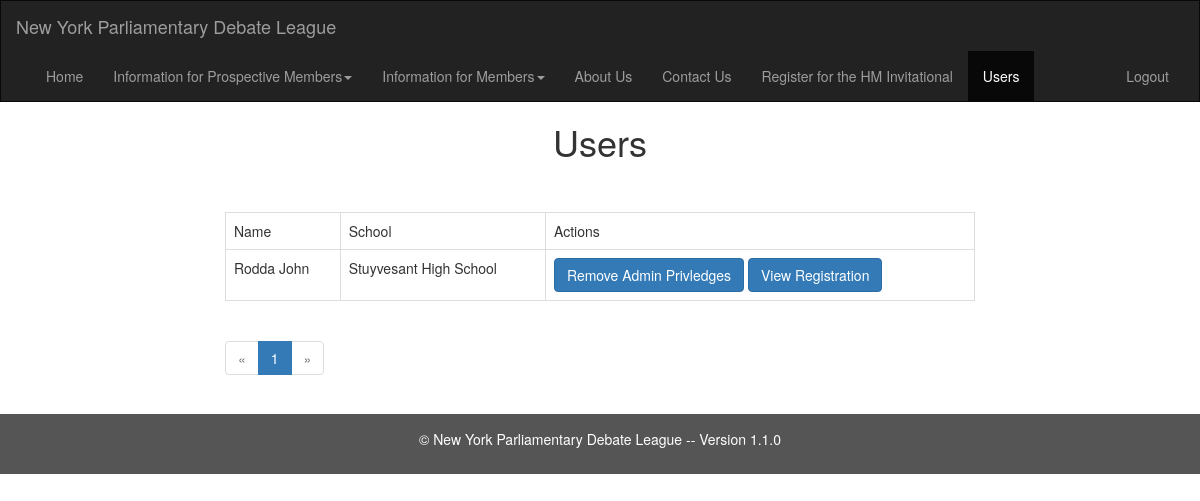
Screenshot of /users (signed in) with the database file from the repository.
### app/models.py (models this page shows, shortened)
class User(db.Model):
    id = db.Column(db.Integer, primary_key = True)
    fname = db.Column(db.String(128), index = True, unique = False)
    lname = db.Column(db.String(128), index = True, unique = False)
    username = db.Column(db.String(128), index = True, unique = True)
    password = db.Column(db.String(1024), index = True, unique = False)
    email = db.Column(db.String(128), index = True, unique = False)
    school = db.Column(db.String(128), index = True, unique = False)
    permissions = db.Column(db.String(1024), index = True, unique = False)
    registrations = db.relationship('Registration', backref='user', lazy = 'dynamic')
    def check_permission(self, permission):
        contains_permission = False
        for p in self.permissions.split(','):
            contains_permission = contains_permission or (p == permission)
        return contains_permission

### app/views.py (the view)
@app.route('/users', methods = ['GET'])
@app.route('/users/<int:page>', methods=['GET'])
def users(page = 1):
    user = models.User.query.filter_by(username = session['username']).first()
    if not user:
        flash('There was an authentication error')
        return redirect('login')
    if not user.check_permission('admin'):
        flash('You do not have permission to view this page')
        return redirect('login')
    users = models.User.query.paginate(page, app.config['ELEMENTS_PER_PAGE'], False)
    return render_template('users.html', user = user, users = users)

### app/templates/users.html (shortened to what this page needs)
{% extends "base.html" %}
{% set active_page = "users" %}
{% block content %}
  <div class="col-sm-2"></div>
  <div class="col-sm-8">
    <center>
      <h1>Users</h1>
    </center>
    <br>
    <br>
    <table class="table table-bordered">
      <tr>
	<td>Name</td>
	<td>School</td>
	<td>Actions</td>
      </tr>
      {% for u in users.items %}
	<tr>
	  <td>{{ u.fname }} {{ u.lname }}</td>
	  <td>{{ u.school }}</td>
	  <td>
	    <a class="btn btn-primary" href="{{ url_for('toggle_admin', username = u.username) }}">{% if u.check_permission('admin') %}Remove Admin Privledges{% else %}Make Admin{% endif %}</a>
	    <a class="btn btn-primary" href="{{ url_for('admin_view_registration', username = u.username) }}">View Registration</a>
	  </td>
      {% endfor %}
    </table>
    {{ macros.render_pagination(users, 'users') }}
  </div>
  <div class="col-sm-2"></div>
{% endblock %}

### app/templates/base.html (shortened to what this page needs)
<!DOCTYPE html>
{% import "macros.html" as macros %}
{% set title = title | default('New York Parliamentary Debate') %}
<html lang="en">
  <head>
    <link rel="stylesheet" href="{{ url_for('static', filename='css/bootstrap.min.css') }}">
  </head>
  <body>
    {% set active_page = active_page | default('index') %}
    <nav class="navbar navbar-inverse">
      <div class="container-fluid">
	<div class="navbar-header">
	  <a class="navbar-brand" href="{{ url_for('index') }}">New York Parliamentary Debate League</a>
	</div>
	<div class="collapse navbar-collapse" id="myNavbar">
	  <ul class="nav navbar-nav">
	    {% for href, id, caption, permission in navigation_bar %}
	      {% if href == "dropdown" and ((user and user.check_permission(permission)) or permission == 'all') %}
		<li
		   >
		   <a href="#" class="dropdown-toggle" data-toggle="dropdown" role="button">{{ caption | e }}<span class="caret"></span>
		   </a>
		</li>
	      {% else %}
		{% if (user and user.check_permission(permission)) or permission == 'all' %}
		  <li {% if href == active_page %} class="active" {% endif %}>
		    <a href="{{ url_for(href) }}">{{ caption | e }}</a>
		  </li>
		{% endif %}
	      {% endif %}
	    {% endfor %}
	  </ul>
	  <ul class="nav navbar-nav navbar-right">
	    {% if not user %}
	      <li {% if active_page == "create" %}class="active"{% endif %}><a href="{{ url_for('create') }}"><span class="glyphicon glyphicon-user"></span> Create an Account</a></li>
            <li {% if active_page == "login" %}class="active"{% endif %}><a href="{{ url_for('login') }}"><span class="glyphicon glyphicon-log-in"></span> Login</a></li>
	  {% else %}
	      <li><a href="{{ url_for('logout') }}">Logout</a></li>
	  {% endif %}
	</div>
      </div>
    </nav>
    <div class="row content">
      <div class="col-sm-12">
	<div class="container-fluid">
	  {% block content %}{% endblock %}
	</div>
      </div>
    </div>
    <footer class="container-fluid text-center">
      <p>&copy; New York Parliamentary Debate League -- Version 1.1.0</p>
    </footer>
  </body>
</html>

### app/templates/macros.html (shortened to what this page needs)
{% macro render_pagination(pagination, endpoint) %}
  <ul class="pagination">
    {% if pagination.has_prev %}
      <li>
        <a href="{{ url_for(endpoint, page=pagination.prev_num) }}" aria-label="Previous">
          <span aria-hidden="true">&laquo;</span>
        </a>
      </li>
    {% else %}
      <li class="disabled">
          <span aria-hidden="true">&laquo;</span>
      </li>
    {% endif %}
    {% for p in pagination.iter_pages(left_edge=1, left_current=2, right_current=3, right_edge=1) %}
      {% if p %}
        {% if p != pagination.page %}
          <li>
            <a href="{{ url_for(endpoint, page=p) }}">{{ p }}</a>
          </li>
        {% else %}
          <li class="active">
            <a href="{{ url_for(endpoint, page=p) }}">{{ p }}</a>
          </li>
        {% endif %}
      {% else %}
        <li class="disabled">
          <span class="ellipsis">&hellip;</span>
        </li>
      {% endif %}
    {% endfor %}
    {% if pagination.has_next %}
      <li>
        <a href="{{ url_for(endpoint, page=pagination.next_num) }}" aria-label="Next">
          <span aria-hidden="true">&raquo;</span>
        </a>
      </li>
    {% else %}
      <li class="disabled">
        <span aria-hidden="true">&raquo;</span>
      </li>
    {% endif %}
  </ul>
{% endmacro %}

### app/templates/base.html (style rules this page uses)
.navbar { margin-bottom: 0; border-radius: 0; }
.row.content { height: auto; }
footer { background-color: #555; color: white; margin: 15px; padding: 15px; }

### rows the page displays
User: fname "Rodda", lname "John", school "Stuyvesant High School", shows "Remove Admin Privledges"

### other values shown
{{ caption | e }} "Home" "About Us" "Contact Us" "Register for the HM Invitational" "Users"
{{ caption | e }} "Information for Prospective Members" "Information for Members"
{{ p }} "1"
